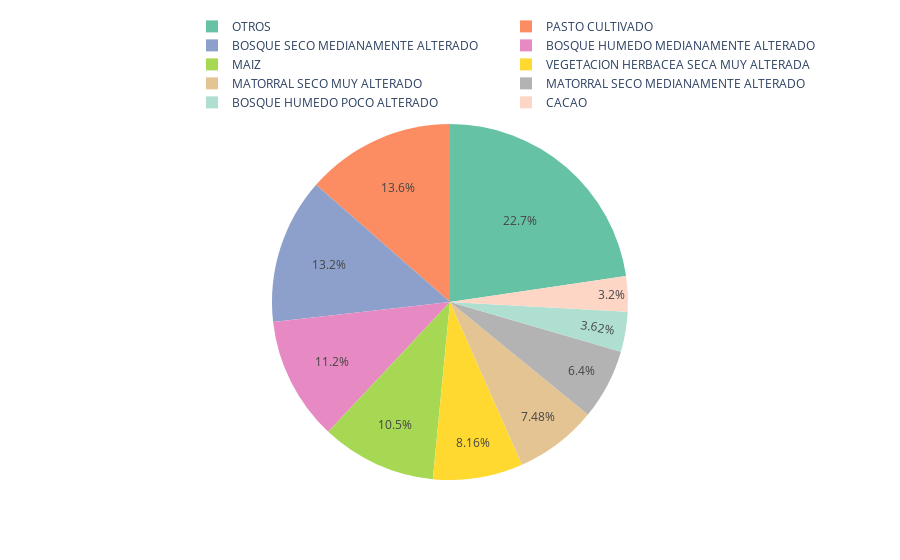

Write notebook code for a chart like this one.
### Code cell
import plotly.express as px

data_pie = pd.pivot_table(df_selected, index=['cobertura'],values=['km2_1'],aggfunc='sum')
data_pie = data_pie['km2_1'].sort_values(ascending=False)

suma = data_pie.iloc[9:].sum()
out = data_pie.iloc[:9]
row = pd.Series({'OTROS':suma})
out = out.append(row)

fig = px.pie(out, values= out.values, names=out.index, color_discrete_sequence=px.colors.qualitative.Set2)
fig.update_traces(textposition='inside', textinfo='percent')
fig.update_layout(legend=dict(
    orientation="h",
    yanchor="bottom",
    y=1.02,
    xanchor="right",
    x=1
))
fig.show()

### Figure 1 — Plotly figure (JSON) as saved in the notebook; plotly's stock layout.template omitted (floating-point values rounded to 4 significant figures)
{"data": [{"domain": {"x": [0, 1], "y": [0, 1]}, "hovertemplate": "index=%{label}<br>value=%{value}<extra></extra>", "labels": ["PASTO CULTIVADO", "BOSQUE SECO MEDIANAMENTE ALTERADO", "BOSQUE HUMEDO MEDIANAMENTE ALTERADO", "MAIZ", "VEGETACION HERBACEA SECA MUY ALTERADA", "MATORRAL SECO MUY ALTERADO", "MATORRAL SECO MEDIANAMENTE ALTERADO", "BOSQUE HUMEDO POCO ALTERADO", "CACAO", "OTROS"], "legendgroup": "", "name": "", "showlegend": true, "textinfo": "percent", "textposition": "inside", "type": "pie", "values": [1296617872584813, 1266356999226058, 1073169714389928, 1000105646011031, 781024992059409, 715288803131228, 611910662656170, 346043368163674, 306356046252849, 2169415796696953]}], "layout": {"legend": {"orientation": "h", "tracegroupgap": 0, "x": 1, "xanchor": "right", "y": 1.02, "yanchor": "bottom"}, "margin": {"t": 60}, "piecolorway": ["rgb(102,194,165)", "rgb(252,141,98)", "rgb(141,160,203)", "rgb(231,138,195)", "rgb(166,216,84)", "rgb(255,217,47)", "rgb(229,196,148)", "rgb(179,179,179)"]}}
